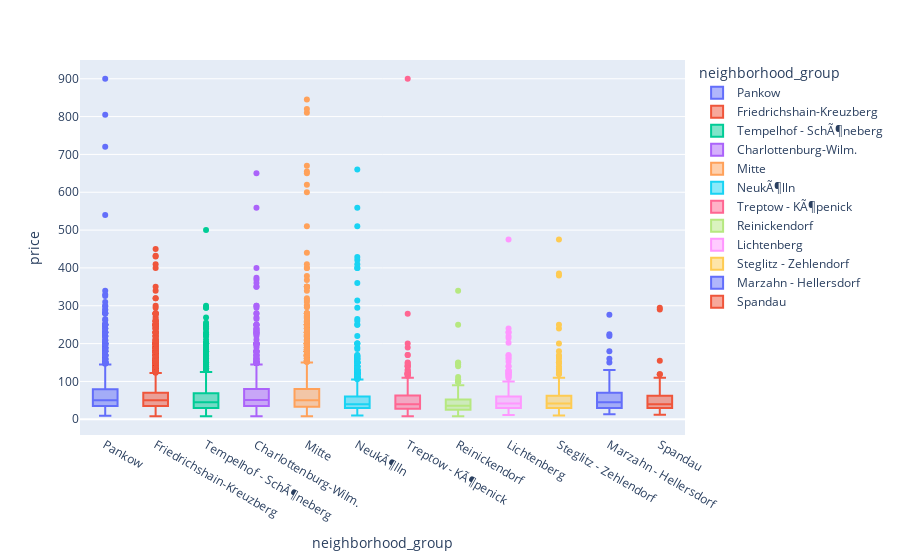

Here is the notebook cell this chart was saved with:
### Code cell
plot_box(df,'neighborhood_group','price',colorby='neighborhood_group')

### Figure 1 — Plotly figure (JSON) as saved in the notebook; plotly's stock layout.template omitted (floating-point values rounded to 4 significant figures; data arrays with more than 128 entries replaced by an {"elided": "..."} marker saying what was removed)
{"data": [{"alignmentgroup": "True", "hovertemplate": "neighborhood_group=%{x}<br>price=%{y}<extra></extra>", "legendgroup": "Pankow", "marker": {"color": "#636efa"}, "name": "Pankow", "notched": false, "offsetgroup": "Pankow", "orientation": "v", "showlegend": true, "type": "box", "x": {"elided": "2473 str values"}, "x0": " ", "xaxis": "x", "y": {"elided": "2473 int values"}, "y0": " ", "yaxis": "y"}, {"alignmentgroup": "True", "hovertemplate": "neighborhood_group=%{x}<br>price=%{y}<extra></extra>", "legendgroup": "Friedrichshain-Kreuzberg", "marker": {"color": "#EF553B"}, "name": "Friedrichshain-Kreuzberg", "notched": false, "offsetgroup": "Friedrichshain-Kreuzberg", "orientation": "v", "showlegend": true, "type": "box", "x": {"elided": "3768 str values"}, "x0": " ", "xaxis": "x", "y": {"elided": "3768 int values"}, "y0": " ", "yaxis": "y"}, {"alignmentgroup": "True", "hovertemplate": "neighborhood_group=%{x}<br>price=%{y}<extra></extra>", "legendgroup": "Tempelhof - SchÃ¶neberg", "marker": {"color": "#00cc96"}, "name": "Tempelhof - SchÃ¶neberg", "notched": false, "offsetgroup": "Tempelhof - SchÃ¶neberg", "orientation": "v", "showlegend": true, "type": "box", "x": {"elided": "1079 str values"}, "x0": " ", "xaxis": "x", "y": {"elided": "1079 int values"}, "y0": " ", "yaxis": "y"}, {"alignmentgroup": "True", "hovertemplate": "neighborhood_group=%{x}<br>price=%{y}<extra></extra>", "legendgroup": "Charlottenburg-Wilm.", "marker": {"color": "#ab63fa"}, "name": "Charlottenburg-Wilm.", "notched": false, "offsetgroup": "Charlottenburg-Wilm.", "orientation": "v", "showlegend": true, "type": "box", "x": {"elided": "1059 str values"}, "x0": " ", "xaxis": "x", "y": {"elided": "1059 int values"}, "y0": " ", "yaxis": "y"}, {"alignmentgroup": "True", "hovertemplate": "neighborhood_group=%{x}<br>price=%{y}<extra></extra>", "legendgroup": "Mitte", "marker": {"color": "#FFA15A"}, "name": "Mitte", "notched": false, "offsetgroup": "Mitte", "orientation": "v", "showlegend": true, "type": "box", "x": {"elided": "3173 str values"}, "x0": " ", "xaxis": "x", "y": {"elided": "3173 int values"}, "y0": " ", "yaxis": "y"}, {"alignmentgroup": "True", "hovertemplate": "neighborhood_group=%{x}<br>price=%{y}<extra></extra>", "legendgroup": "NeukÃ¶lln", "marker": {"color": "#19d3f3"}, "name": "NeukÃ¶lln", "notched": false, "offsetgroup": "NeukÃ¶lln", "orientation": "v", "showlegend": true, "type": "box", "x": {"elided": "2470 str values"}, "x0": " ", "xaxis": "x", "y": {"elided": "2470 int values"}, "y0": " ", "yaxis": "y"}, {"alignmentgroup": "True", "hovertemplate": "neighborhood_group=%{x}<br>price=%{y}<extra></extra>", "legendgroup": "Treptow - KÃ¶penick", "marker": {"color": "#FF6692"}, "name": "Treptow - KÃ¶penick", "notched": false, "offsetgroup": "Treptow - KÃ¶penick", "orientation": "v", "showlegend": true, "type": "box", "x": {"elided": "435 str values"}, "x0": " ", "xaxis": "x", "y": {"elided": "435 int values"}, "y0": " ", "yaxis": "y"}, {"alignmentgroup": "True", "hovertemplate": "neighborhood_group=%{x}<br>price=%{y}<extra></extra>", "legendgroup": "Reinickendorf", "marker": {"color": "#B6E880"}, "name": "Reinickendorf", "notched": false, "offsetgroup": "Reinickendorf", "orientation": "v", "showlegend": true, "type": "box", "x": {"elided": "218 str values"}, "x0": " ", "xaxis": "x", "y": {"elided": "218 int values"}, "y0": " ", "yaxis": "y"}, {"alignmentgroup": "True", "hovertemplate": "neighborhood_group=%{x}<br>price=%{y}<extra></extra>", "legendgroup": "Lichtenberg", "marker": {"color": "#FF97FF"}, "name": "Lichtenberg", "notched": false, "offsetgroup": "Lichtenberg", "orientation": "v", "showlegend": true, "type": "box", "x": {"elided": "520 str values"}, "x0": " ", "xaxis": "x", "y": {"elided": "520 int values"}, "y0": " ", "yaxis": "y"}, {"alignmentgroup": "True", "hovertemplate": "neighborhood_group=%{x}<br>price=%{y}<extra></extra>", "legendgroup": "Steglitz - Zehlendorf", "marker": {"color": "#FECB52"}, "name": "Steglitz - Zehlendorf", "notched": false, "offsetgroup": "Steglitz - Zehlendorf", "orientation": "v", "showlegend": true, "type": "box", "x": {"elided": "302 str values"}, "x0": " ", "xaxis": "x", "y": {"elided": "302 int values"}, "y0": " ", "yaxis": "y"}, {"alignmentgroup": "True", "hovertemplate": "neighborhood_group=%{x}<br>price=%{y}<extra></extra>", "legendgroup": "Marzahn - Hellersdorf", "marker": {"color": "#636efa"}, "name": "Marzahn - Hellersdorf", "notched": false, "offsetgroup": "Marzahn - Hellersdorf", "orientation": "v", "showlegend": true, "type": "box", "x": ["Marzahn - Hellersdorf", "Marzahn - Hellersdorf", "Marzahn - Hellersdorf", "Marzahn - Hellersdorf", "Marzahn - Hellersdorf", "Marzahn - Hellersdorf", "Marzahn - Hellersdorf", "Marzahn - Hellersdorf", "Marzahn - Hellersdorf", "Marzahn - Hellersdorf", "Marzahn - Hellersdorf", "Marzahn - Hellersdorf", "Marzahn - Hellersdorf", "Marzahn - Hellersdorf", "Marzahn - Hellersdorf", "Marzahn - Hellersdorf", "Marzahn - Hellersdorf", "Marzahn - Hellersdorf", "Marzahn - Hellersdorf", "Marzahn - Hellersdorf", "Marzahn - Hellersdorf", "Marzahn - Hellersdorf", "Marzahn - Hellersdorf", "Marzahn - Hellersdorf", "Marzahn - Hellersdorf", "Marzahn - Hellersdorf", "Marzahn - Hellersdorf", "Marzahn - Hellersdorf", "Marzahn - Hellersdorf", "Marzahn - Hellersdorf", "Marzahn - Hellersdorf", "Marzahn - Hellersdorf", "Marzahn - Hellersdorf", "Marzahn - Hellersdorf", "Marzahn - Hellersdorf", "Marzahn - Hellersdorf", "Marzahn - Hellersdorf", "Marzahn - Hellersdorf", "Marzahn - Hellersdorf", "Marzahn - Hellersdorf", "Marzahn - Hellersdorf", "Marzahn - Hellersdorf", "Marzahn - Hellersdorf", "Marzahn - Hellersdorf", "Marzahn - Hellersdorf", "Marzahn - Hellersdorf", "Marzahn - Hellersdorf", "Marzahn - Hellersdorf", "Marzahn - Hellersdorf", "Marzahn - Hellersdorf", "Marzahn - Hellersdorf", "Marzahn - Hellersdorf", "Marzahn - Hellersdorf", "Marzahn - Hellersdorf", "Marzahn - Hellersdorf", "Marzahn - Hellersdorf", "Marzahn - Hellersdorf", "Marzahn - Hellersdorf", "Marzahn - Hellersdorf", "Marzahn - Hellersdorf", "Marzahn - Hellersdorf", "Marzahn - Hellersdorf", "Marzahn - Hellersdorf", "Marzahn - Hellersdorf", "Marzahn - Hellersdorf", "Marzahn - Hellersdorf", "Marzahn - Hellersdorf", "Marzahn - Hellersdorf", "Marzahn - Hellersdorf", "Marzahn - Hellersdorf", "Marzahn - Hellersdorf", "Marzahn - Hellersdorf", "Marzahn - Hellersdorf", "Marzahn - Hellersdorf", "Marzahn - Hellersdorf", "Marzahn - Hellersdorf", "Marzahn - Hellersdorf", "Marzahn - Hellersdorf", "Marzahn - Hellersdorf", "Marzahn - Hellersdorf", "Marzahn - Hellersdorf", "Marzahn - Hellersdorf", "Marzahn - Hellersdorf", "Marzahn - Hellersdorf", "Marzahn - Hellersdorf", "Marzahn - Hellersdorf", "Marzahn - Hellersdorf", "Marzahn - Hellersdorf", "Marzahn - Hellersdorf", "Marzahn - Hellersdorf", "Marzahn - Hellersdorf", "Marzahn - Hellersdorf", "Marzahn - Hellersdorf", "Marzahn - Hellersdorf", "Marzahn - Hellersdorf", "Marzahn - Hellersdorf", "Marzahn - Hellersdorf", "Marzahn - Hellersdorf", "Marzahn - Hellersdorf", "Marzahn - Hellersdorf", "Marzahn - Hellersdorf", "Marzahn - Hellersdorf", "Marzahn - Hellersdorf", "Marzahn - Hellersdorf", "Marzahn - Hellersdorf", "Marzahn - Hellersdorf", "Marzahn - Hellersdorf", "Marzahn - Hellersdorf", "Marzahn - Hellersdorf", "Marzahn - Hellersdorf", "Marzahn - Hellersdorf", "Marzahn - Hellersdorf", "Marzahn - Hellersdorf", "Marzahn - Hellersdorf", "Marzahn - Hellersdorf", "Marzahn - Hellersdorf", "Marzahn - Hellersdorf", "Marzahn - Hellersdorf", "Marzahn - Hellersdorf", "Marzahn - Hellersdorf", "Marzahn - Hellersdorf", "Marzahn - Hellersdorf", "Marzahn - Hellersdorf", "Marzahn - Hellersdorf", "Marzahn - Hellersdorf", "Marzahn - Hellersdorf", "Marzahn - Hellersdorf"], "x0": " ", "xaxis": "x", "y": [40, 80, 40, 50, 35, 60, 115, 30, 80, 35, 130, 35, 20, 110, 15, 99, 41, 85, 69, 55, 50, 80, 15, 20, 40, 70, 72, 50, 35, 50, 35, 40, 50, 29, 220, 50, 55, 30, 80, 276, 40, 35, 44, 35, 30, 95, 17, 25, 80, 30, 23, 80, 29, 22, 20, 60, 100, 29, 65, 35, 49, 65, 19, 52, 38, 50, 33, 40, 95, 40, 19, 50, 16, 35, 90, 40, 18, 32, 20, 70, 45, 225, 150, 30, 84, 45, 54, 60, 29, 45, 160, 85, 20, 57, 35, 19, 65, 99, 40, 19, 80, 13, 110, 35, 60, 65, 90, 19, 30, 100, 50, 39, 57, 65, 75, 180, 60, 130, 35, 27, 25, 60, 20, 14, 55, 47, 20], "y0": " ", "yaxis": "y"}, {"alignmentgroup": "True", "hovertemplate": "neighborhood_group=%{x}<br>price=%{y}<extra></extra>", "legendgroup": "Spandau", "marker": {"color": "#EF553B"}, "name": "Spandau", "notched": false, "offsetgroup": "Spandau", "orientation": "v", "showlegend": true, "type": "box", "x": ["Spandau", "Spandau", "Spandau", "Spandau", "Spandau", "Spandau", "Spandau", "Spandau", "Spandau", "Spandau", "Spandau", "Spandau", "Spandau", "Spandau", "Spandau", "Spandau", "Spandau", "Spandau", "Spandau", "Spandau", "Spandau", "Spandau", "Spandau", "Spandau", "Spandau", "Spandau", "Spandau", "Spandau", "Spandau", "Spandau", "Spandau", "Spandau", "Spandau", "Spandau", "Spandau", "Spandau", "Spandau", "Spandau", "Spandau", "Spandau", "Spandau", "Spandau", "Spandau", "Spandau", "Spandau", "Spandau", "Spandau", "Spandau", "Spandau", "Spandau", "Spandau", "Spandau", "Spandau", "Spandau", "Spandau", "Spandau", "Spandau", "Spandau", "Spandau"], "x0": " ", "xaxis": "x", "y": [63, 28, 35, 30, 38, 40, 39, 32, 12, 85, 295, 39, 55, 28, 36, 40, 119, 106, 30, 50, 66, 39, 54, 22, 75, 59, 103, 30, 34, 24, 19, 79, 25, 85, 49, 40, 29, 16, 44, 26, 46, 155, 35, 23, 290, 39, 110, 50, 38, 95, 29, 24, 50, 34, 49, 48, 119, 50, 40], "y0": " ", "yaxis": "y"}], "layout": {"boxmode": "overlay", "legend": {"title": {"text": "neighborhood_group"}, "tracegroupgap": 0}, "margin": {"t": 60}, "xaxis": {"anchor": "y", "categoryarray": ["Pankow", "Friedrichshain-Kreuzberg", "Tempelhof - SchÃ¶neberg", "Charlottenburg-Wilm.", "Mitte", "NeukÃ¶lln", "Treptow - KÃ¶penick", "Reinickendorf", "Lichtenberg", "Steglitz - Zehlendorf", "Marzahn - Hellersdorf", "Spandau"], "categoryorder": "array", "domain": [0, 1], "title": {"text": "neighborhood_group"}}, "yaxis": {"anchor": "x", "domain": [0, 1], "title": {"text": "price"}}}}
